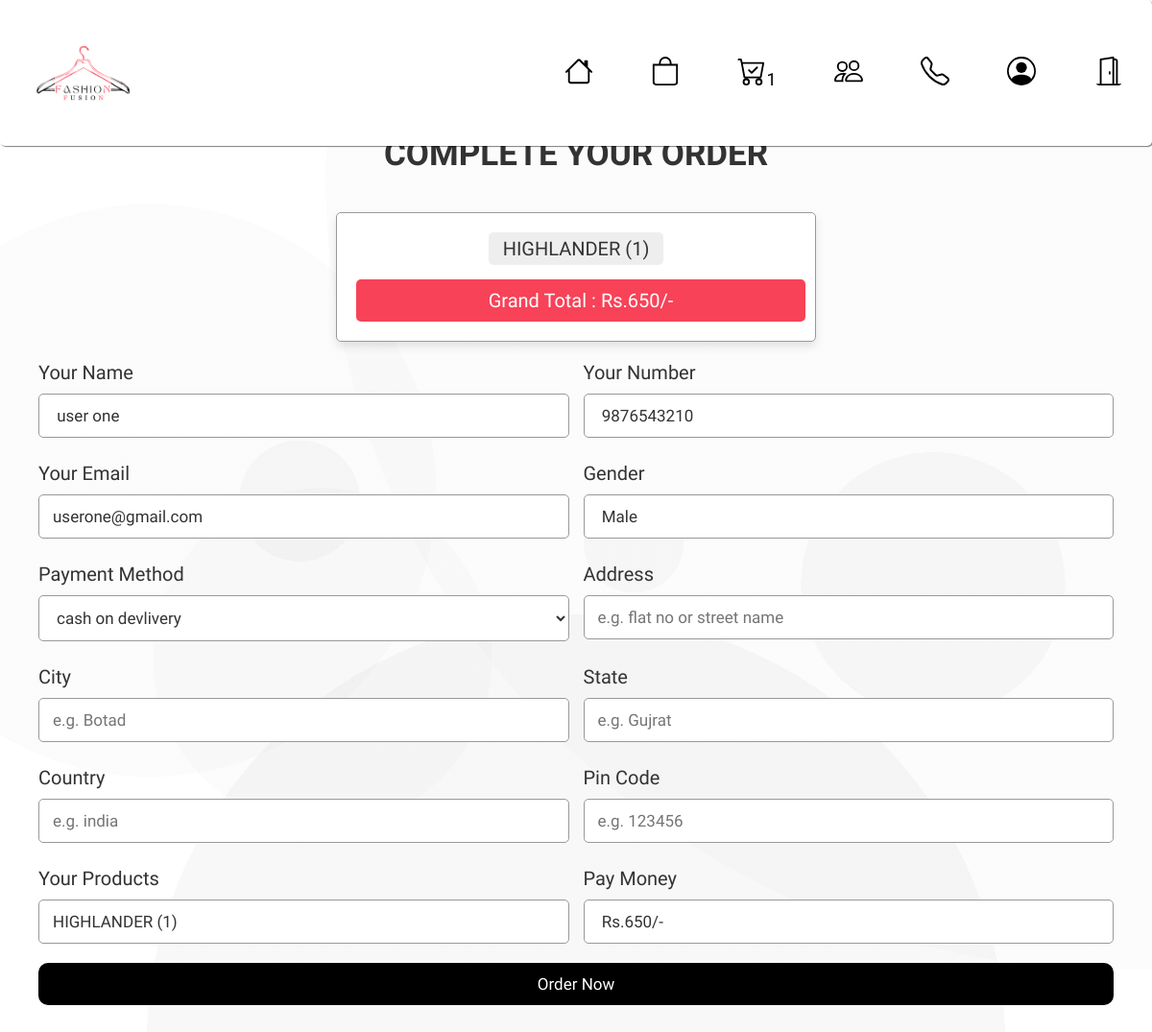
/checkout.php (signed in), run on the app's committed database.
### tables this page shows
CREATE TABLE `cart` (
  `id` int(50) NOT NULL,
  `name` varchar(255) NOT NULL,
  `price` varchar(255) NOT NULL,
  `image` varchar(255) NOT NULL,
  `quantity` varchar(20) NOT NULL,
  `email` varchar(255) NOT NULL
);

CREATE TABLE `user_detail` (
  `id` int(50) NOT NULL,
  `name` varchar(100) NOT NULL,
  `email` varchar(100) NOT NULL,
  `contactno` varchar(100) NOT NULL,
  `gender` varchar(100) NOT NULL,
  `password` varchar(100) NOT NULL
);

### checkout.php (the view, shortened to what this page needs)
<!DOCTYPE html>
<html lang="en">
<head>
   <link rel="stylesheet" href="css/checkout.css">
   <link rel="stylesheet" href="css/nav.css">
</head>
<body>
<?php @include 'header.php';?>
<div class="container">
<section class="checkout-form">
   <h1 class="heading">complete your order</h1>
   <form action="" method="post">
   <div class="display-order">
      <?php
         $user=$_SESSION['email'];
         $select_cart = mysqli_query($con, "SELECT * FROM `cart` where email='$user'");
         $total = 0;
         $grand_total = 0;
         if(mysqli_num_rows($select_cart) > 0){
            while($fetch_cart = mysqli_fetch_assoc($select_cart)){
            $total_price = ($fetch_cart['price'] * $fetch_cart['quantity']);
            $grand_total = $total += $total_price;
            $cart_items[]=$fetch_cart['name']. '(' .$fetch_cart['quantity'].')   ';
            $total_products = implode($cart_items);
      ?>
      <span><?= $fetch_cart['name']; ?>(<?= $fetch_cart['quantity']; ?>)</span>
      <?php
         }
      }else{
         echo "<div class='display-order'><span>your cart is empty!</span></div>";
      }
      ?>
      <span class="grand-total"> grand total : Rs.<?= $grand_total; ?>/- </span>
   </div>
   <form method='POST'>
      <div class="flex">
   <?php
        $user=$_SESSION['email'];
        mysqli_select_db($con, "fashionfusion");
        $q1 = "SELECT * FROM `user_detail` where email='$user'";
        $result = mysqli_query($con, $q1);
        if(mysqli_num_rows($result) > 0){
        while($fetch_product = mysqli_fetch_assoc($result)){
        ?>
         <div class="inputBox">
            <span>your name</span>
            <input readonly type="text" value=" <?php echo $fetch_product['name']; ?>" name="name" required>
         </div>
         <div class="inputBox">
            <span>your number</span>
            <input readonly type="text" value=" <?php echo $fetch_product['contactno']; ?>" name="contact" required>
         </div>
         <div class="inputBox">
            <span>your email</span>
            <input readonly type="email"  value=" <?php echo $fetch_product['email']; ?>" name="email" required>
         </div>
         <div class="inputBox">
            <span>Gender</span>
            <input readonly type="text" value=" <?php echo $fetch_product['gender']; ?>" name="gender" required>
         </div>
         <?php
          };
         };
        ?>
         <div class="inputBox">
            <span>payment method</span>
            <select readonly name="">
               <option value="cash on delivery" selected>cash on devlivery</option>
            </select>
         </div>
         <div class="inputBox">
            <span>address </span>
            <input type="text" placeholder="e.g. flat no or street name" name="address" required>
         </div>
         <div class="inputBox">
            <span>city</span>
            <input type="text" placeholder="e.g. Botad" name="city" required>
         </div>
         <div class="inputBox">
            <span>state</span>
            <input type="text" placeholder="e.g. Gujrat" name="state" required>
         </div>
         <div class="inputBox">
            <span>country</span>
            <input type="text" placeholder="e.g. india" name="country" required>
         </div>
         <div class="inputBox">
            <span>pin code</span>
            <input type="text" placeholder="e.g. 123456" name="pin_code" required>
         </div>
         <div class="inputBox">
            <span>Your Products</span>
            <input readonly type="text" value="<?php echo $total_products; ?>" name="items" required>
         </div>
         <div class="inputBox">
            <span>Pay Money</span>
            <input readonly type="text" value=" <?php echo'Rs.'. $grand_total .'/-'; ?>" name="payment" >
         </div>
      </div>
      <input type="submit" value="order now" name="order_btn" class="btn">
   </form>
</section>
</div>
</body>
</html>

### css/checkout.css (style rules this page uses)
* { font-family: "Comfortaa", sans-serif; margin:0; padding:0; box-sizing: border-box; border-radius: 5px; outline: none; border:none; text-decoration: none; transition: all .2s linear; text-transform: capitalize; }
body { background-image: radial-gradient(circle at 13% 47%, rgba(140, 140, 140,0.03) 0%, rgba(140, 140, 140,0.03) 25%,transparent 25%, transparent 100%),radial-gradient(circle at 28% 63%, rgba(143, 143, 143,0.03) 0%, rgba(143, 143, 143,0.03) 16%,transparent 16%, transparent 100%),radial-gradient(circle at 81% 56%, rgba(65, 65, 65,0.03) 0%, rgba(65, 65, 65,0.03) 12%,transparent 12%, transparent 100%),radial-gradient(circle at 26% 48%, rgba(60, 60, 60,0.03) 0%, rgba(60, 60, 60,0.03) 6%,transparent 6%, transparent 100%),radial-gradient(circle at 97% 17%, rgba(150, 150, 150,0.03) 0%, rgba(150, 150, 150,0.03) 56%,transparent 56%, transparent 100%),radial-gradient(circle at 50% 100%, rgba(25, 25, 25,0.03) 0%, rgba(25, 25, 25,0.03) 36%,transparent 36%, transparent 100%),radial-gradient(circle at 55% 52%, rgba(69, 69, 69,0.03) 0%, rgba(69, 69, 69,0.03) 6%,transparent 6%, transparent 100%),linear-gradient(90deg, rgb(255,255,255),rgb(255,255,255)); background-attachment: fixed; }
html { font-size: 62.5%; overflow-x: hidden; }
.container { max-width: 1200px; margin:0 auto; }
section { margin-top: 10%; padding:2rem; }
.heading { text-align: center; font-size: 3.5rem; text-transform: uppercase; color:#333; margin-bottom: 2rem; }
.btn { display: block; width: 100%; text-align: center; background-color: #000; font-size: 1.7rem; color: #fff; padding:1.2rem 3rem; border-radius: 10px; cursor: pointer; margin-top: 1rem; transition: .5s; }
.checkout-form form { padding:2rem; border-radius: .5rem; }
.checkout-form form .flex { display: flex; flex-wrap: wrap; gap:1.5rem; }
.checkout-form form .flex .inputBox { flex:1 1 40rem; }
.checkout-form form .flex .inputBox span { font-size: 2rem; color:#333; }
.checkout-form form .flex .inputBox input { width: 100%; background-color: #fff; font-size: 1.7rem; color:#333; border-radius: .5rem; margin:1rem 0; padding:1.2rem 1.4rem; text-transform: none; border:.1rem solid #999; }
.checkout-form form .flex .inputBox select { width: 100%; background-color: #fff; font-size: 1.7rem; color:#333; border-radius: .5rem; margin:1rem 0; padding:1.2rem 1.4rem; text-transform: none; border:.1rem solid #999; }
.display-order { max-width: 50rem; background-color: #fff; border-radius: .5rem; text-align: center; padding:1.5rem; margin:0 auto; margin-bottom: 2rem; box-shadow: 0 .5rem 1rem rgba(0,0,0,.1); border:.1rem solid #999; }
.display-order span { display: inline-block; border-radius: .5rem; background-color: #eee; padding:.5rem 1.5rem; font-size: 2rem; color:#333; margin:.5rem; }
.display-order span.grand-total { width: 100%; background-color: #f84258; color:#fff; padding:1rem; margin-top: 1rem; }

### data on the page
cart: name "HIGHLANDER", quantity "1"
user_detail: name "user one", contact "9876543210", email "userone@gmail.com", gender "Male"

### other printed values
$num_rows "1"
$grand_total "650"
